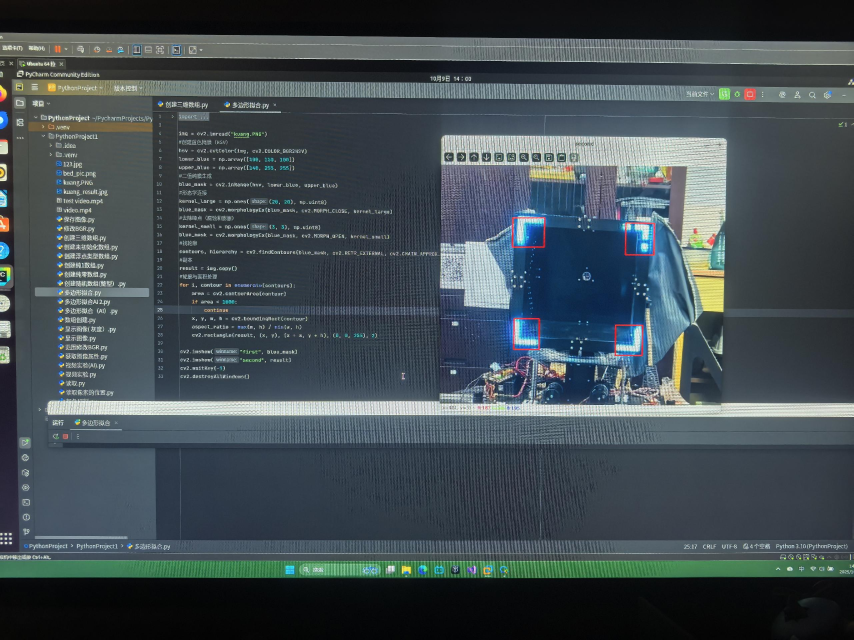
//> input picture 50c172965ec9571326fe20b2c4d957ef_compress.jpg, 2560 x 1920 px, given in place of the camera (shown at 1/3 size)
$ ./identification   (built with g++ and OpenCV 4)
//> lines starting //> are read from the running program, lines starting //| are printed output that depends on the picture; after the words box and inside, x2 and y2 are one past the last pixel; in counts of white or black regions, pixels touching at a corner belong together
#include<opencv2/opencv.hpp>
#include <vector>
#include<iostream>
#include<opencv2/calib3d.hpp>
#include<algorithm>

using namespace cv;
using namespace std;

int main()
{

    cv::VideoCapture capture(0);
    if (!capture.isOpened()) {
        cerr << "Error: Could not open camera" << endl;
        return -1;
    }


    capture.set(cv::CAP_PROP_FRAME_WIDTH, 1280);
    capture.set(cv::CAP_PROP_FRAME_HEIGHT, 720);


    cv::Mat camera_matrix = (cv::Mat_<float>(3, 3) <<
        1000, 0, 640,    // fx=1000, 光心cx=640
        0, 1000, 360,    // fy=1000, 光心cy=360
        0, 0, 1);

    cv::Mat dist_coeffs = cv::Mat::zeros(4, 1, CV_32F);

    float a4_width = 0.210f;
    float a4_height = 0.297f;

    vector<Point3f> object_points = {
        Point3f(-a4_width / 2, -a4_height / 2, 0),  // 左下角
        Point3f(a4_width / 2, -a4_height / 2, 0),   // 右下角
        Point3f(a4_width / 2, a4_height / 2, 0),    // 右上角
        Point3f(-a4_width / 2, a4_height / 2, 0)    // 左上角
    };

    int canny_low = 50;
    int canny_high = 150;
    int blur_size = 5;

    namedWindow("AR Visualization", WINDOW_AUTOSIZE);

    Mat frame, gray, blurred, edges;
    vector<vector<Point>> contours;
    vector<Vec4i> hierarchy;

    Mat kernel = getStructuringElement(MORPH_RECT, Size(3, 3));

    while (true) {
        // 读取帧
        capture >> frame;
//> frame is the input picture: 1920 rows x 2560 cols, CV_8UC3; mean B, G, R 82.2, 76.7, 65.7
        if (frame.empty()) {
            cerr << "Error: Failed to capture image" << endl;
            break;
        }


        cvtColor(frame, gray, COLOR_BGR2GRAY);
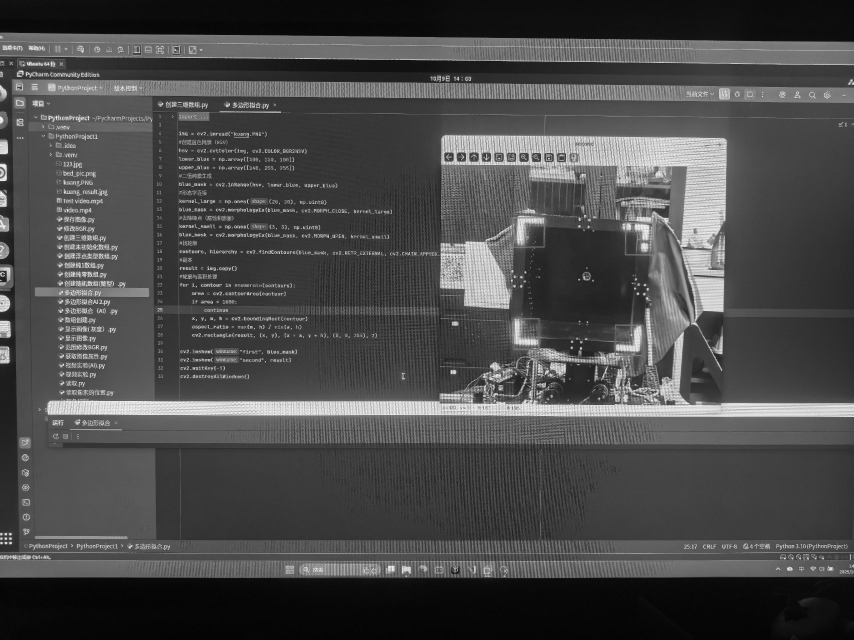
//> gray: 1920 rows x 2560 cols, CV_8UC1 (shown at 1/3 size); min 0, max 255, mean 74
        GaussianBlur(gray, blurred, Size(blur_size, blur_size), 0);
        Canny(blurred, edges, canny_low, canny_high);
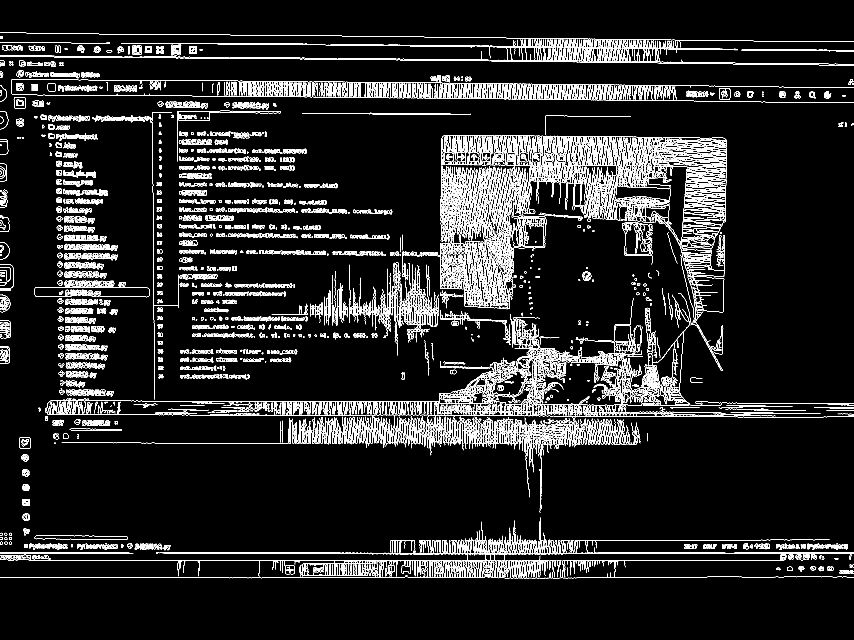
//> edges: 1920 rows x 2560 cols, CV_8UC1 (shown at 1/3 size); 6.3% white in thin lines or dots, all inside (x1, y1, x2, y2) = (0, 97, 2560, 1735)
        morphologyEx(edges, edges, MORPH_CLOSE, kernel);
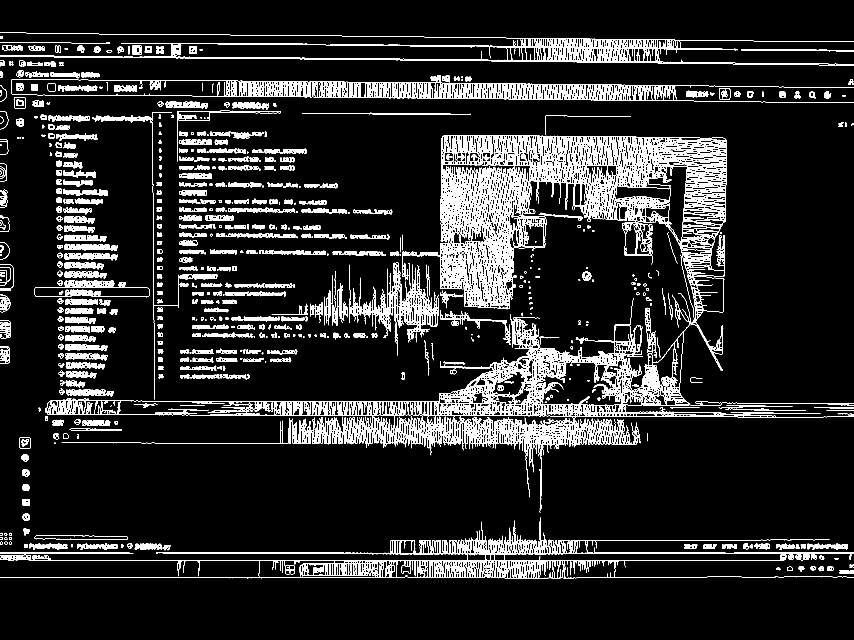
//> edges: 1920 rows x 2560 cols, CV_8UC1 (shown at 1/3 size); 10.8% white; 620 white regions (70 under 20 px)
        findContours(edges, contours, hierarchy, RETR_EXTERNAL, CHAIN_APPROX_SIMPLE);
//> contours = 577 contours, 119 with area under 20; largest, box (x1, y1, x2, y2) and area: (1234, 405, 2181, 1113) 298982, (136, 894, 2560, 1539) 247474, (35, 237, 2560, 309) 90598, (0, 1552, 2560, 1735) 73583, (0, 97, 2560, 196) 39780

        Mat img = frame.clone();
        vector<vector<Point>> rectangle_contours;

        // 轮廓
        for (size_t i = 0; i < contours.size(); i++) {
            double area = contourArea(contours[i]);
            if (area < 1000) {
                continue;
            }

            vector<Point> approx;
            double epsilon = 0.02 * arcLength(contours[i], true);
            approxPolyDP(contours[i], approx, epsilon, true);

            if (approx.size() == 4 && isContourConvex(approx)) {
                rectangle_contours.push_back(approx);
            }
        }
//> this loop made 577 passes
//> (area, epsilon, approx) on passes 38, 43, 216, 308, 332: (2588, 11.54, 2 Points (x, y): [104, 1611], [382, 1617]), (73583, 369.4, 2 Points (x, y): [2559, 1657], [0, 1733]), (247474.5, 422.8, 2 Points (x, y): [2559, 1210], [136, 1236]), (1432, 10.52, 3 Points (x, y): [786, 759], [977, 763], [895, 750]), (1612, 11.24, 2 Points (x, y): [677, 707], [892, 712])
//> (area, epsilon) on passes 25, 28, 29, 30, 50, 57: (1202, 7.21), (1049.5, 5.09), (1230.5, 6.78), (1125.5, 6.46), (1131, 2.59), (1105, 5.24)
//> after the loop, rectangle_contours = 5 contours; box (x1, y1, x2, y2) and area: (193, 760, 354, 781) 2280, (192, 738, 354, 753) 1821, (195, 899, 294, 914) 1274, (539, 823, 652, 837) 1223, (42, 293, 77, 326) 994


        if (!rectangle_contours.empty()) {
            auto largest_rect = *max_element(rectangle_contours.begin(),
                rectangle_contours.end(),
                [](const vector<Point>& a, const vector<Point>& b) {
                    return contourArea(a) < contourArea(b);
                });
//> largest_rect = 4 Points (x, y): [193, 773], [347, 780], [353, 764], [196, 760]

            drawContours(img, vector<vector<Point>>{largest_rect}, -1, Scalar(0, 255, 0), 3);

            vector<Point> sorted_points = largest_rect;
//> sorted_points has the same summary as largest_rect
            sort(sorted_points.begin(), sorted_points.end(),
                [](const Point& a, const Point& b) {
                    return a.y < b.y;
                });
//> sorted_points = 4 Points (x, y): [196, 760], [353, 764], [193, 773], [347, 780]

            vector<Point> bottom_points(sorted_points.begin() + 2, sorted_points.end());
//> bottom_points = 2 Points (x, y): [193, 773], [347, 780]
            sort(bottom_points.begin(), bottom_points.end(),
                [](const Point& a, const Point& b) {
                    return a.x < b.x;
                });

            vector<Point> top_points(sorted_points.begin(), sorted_points.begin() + 2);
//> top_points = 2 Points (x, y): [196, 760], [353, 764]
            sort(top_points.begin(), top_points.end(),
                [](const Point& a, const Point& b) {
                    return a.x < b.x;
                });

            vector<Point2f> image_points = {
                bottom_points[0],  // 左下
                bottom_points[1],  // 右下
                top_points[1],     // 右上
                top_points[0]      // 左上
            };
//> image_points has the same summary as largest_rect

            //姿态估计
            try {
                Mat rvec, tvec;
                bool success = solvePnP(object_points, image_points, camera_matrix, dist_coeffs, rvec, tvec);
//> rvec = [-2.01, -0.353, -0.207]; tvec = [-0.531, 0.594, 1.45]; success = true

                if (success) {
                    float axis_length_x = a4_width / 3;
                    float axis_length_y = a4_height / 3;
                    float axis_length_z = 0.05f;

                    vector<Point3f> axis_points = {
                        Point3f(0, 0, 0),
                        Point3f(axis_length_x, 0, 0),
                        Point3f(0, axis_length_y, 0),
                        Point3f(0, 0, axis_length_z)
                    };

                    vector<Point2f> projected_points;
                    projectPoints(axis_points, rvec, tvec, camera_matrix, dist_coeffs, projected_points);
//> projected_points = 4 Points (x, y): [273.7, 770], [323.7, 771.6], [275.6, 764.8], [267.7, 807.7]

                    Point origin = projected_points[0];
//> origin = Point(274, 770)
                    Point x_axis = projected_points[1];
//> x_axis = Point(324, 772)
                    Point y_axis = projected_points[2];
//> y_axis = Point(276, 765)
                    Point z_axis = projected_points[3];
//> z_axis = Point(268, 808)

                    // 绘制坐标轴
                    arrowedLine(img, origin, x_axis, Scalar(0, 0, 255), 3);
                    arrowedLine(img, origin, y_axis, Scalar(0, 255, 0), 3);
                    arrowedLine(img, origin, z_axis, Scalar(255, 0, 0), 3);

                    putText(img, "X", x_axis, FONT_HERSHEY_SIMPLEX, 0.7, Scalar(0, 0, 255), 2);
                    putText(img, "Y", y_axis, FONT_HERSHEY_SIMPLEX, 0.7, Scalar(0, 255, 0), 2);
                    putText(img, "Z", z_axis, FONT_HERSHEY_SIMPLEX, 0.7, Scalar(255, 0, 0), 2);

                    circle(img, origin, 8, Scalar(0, 255, 255), -1);
                }
            } catch (const exception& e) {
                cerr << "Error in PnP: " << e.what() << endl;
            }
        }


        imshow("result", img);


        char key = waitKey(1);
//> the 'q' key is pressed
        if (key == 'q' || key == 27) {
            break;
        }
    }


    capture.release();
    destroyAllWindows();
    return 0;
}

$ run again, on d0fca27174665de2750f98197c5de678_compress.jpg
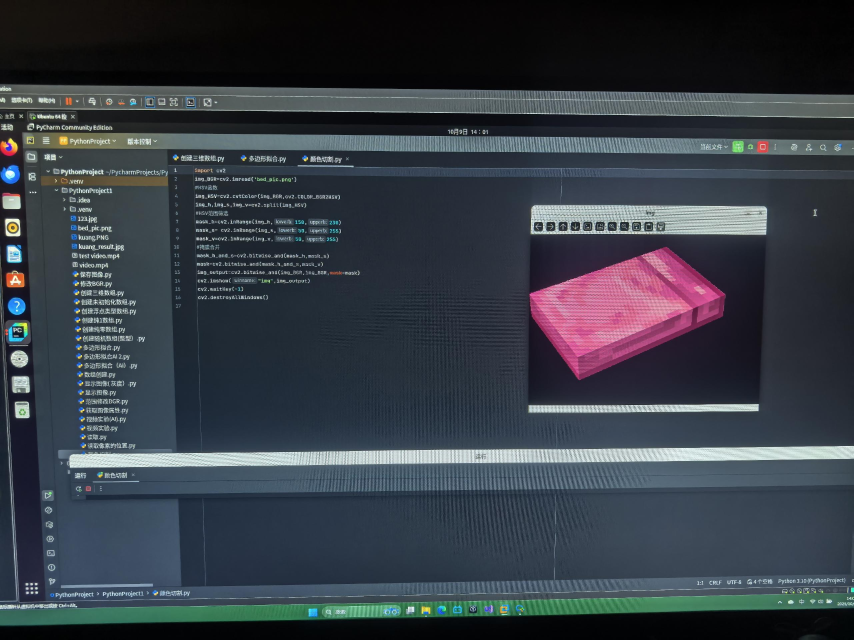
//> input picture d0fca27174665de2750f98197c5de678_compress.jpg, 2560 x 1920 px, given in place of the camera (shown at 1/3 size)
//> frame is the input picture: 1920 rows x 2560 cols, CV_8UC3; mean B, G, R 69.8, 61.4, 54.9
//> `Canny(blurred, edges, canny_low, canny_high);`:
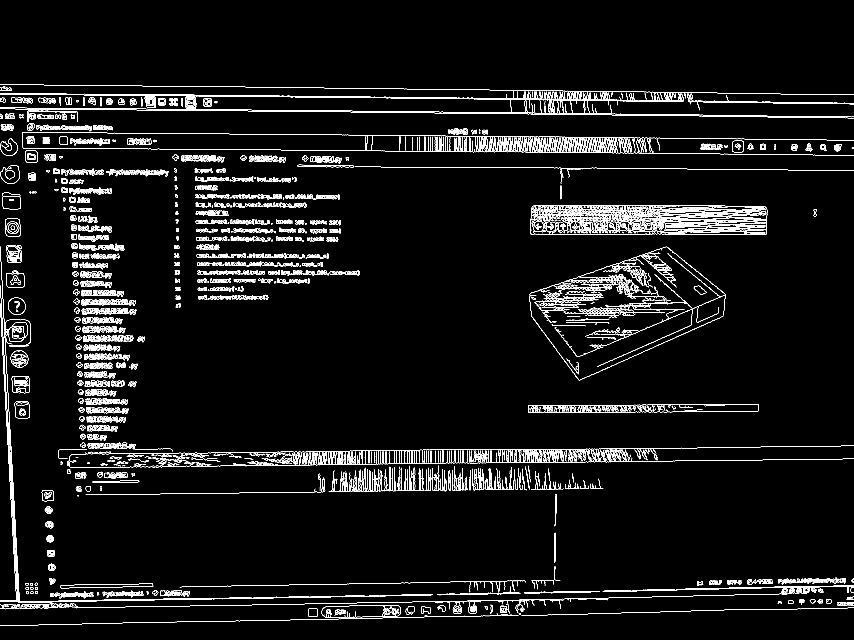
//> edges: 1920 rows x 2560 cols, CV_8UC1 (shown at 1/3 size); 3.7% white in thin lines or dots, all inside (x1, y1, x2, y2) = (0, 252, 2560, 1877)
//> `morphologyEx(edges, edges, MORPH_CLOSE, kernel);`:
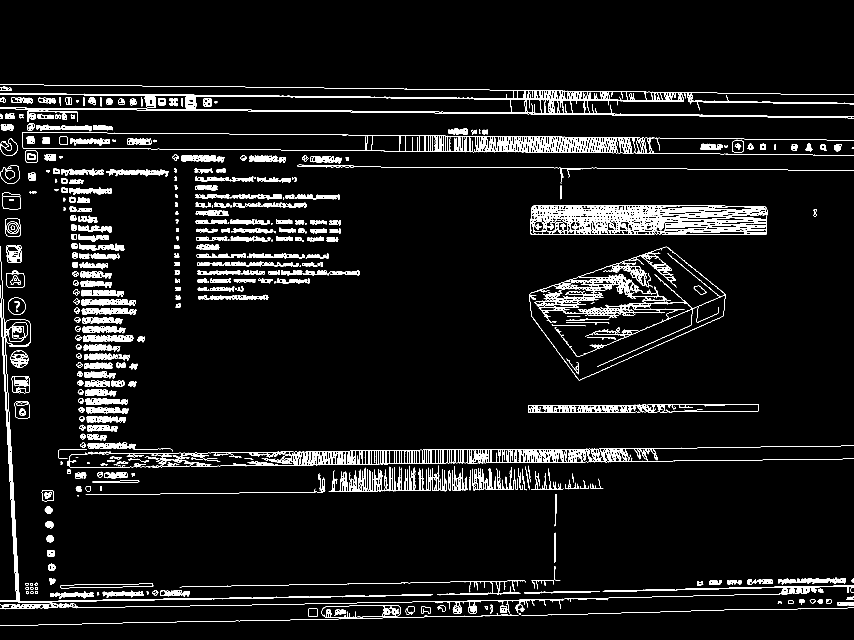
//> edges: 1920 rows x 2560 cols, CV_8UC1 (shown at 1/3 size); 6% white; 423 white regions (34 under 20 px)
//> contours = 356 contours, 36 with area under 20; largest, box (x1, y1, x2, y2) and area: (1588, 740, 2178, 1141) 136258, (66, 397, 2560, 466) 88226, (0, 252, 2560, 355) 77248, (201, 1337, 2560, 1403) 69852, (1592, 615, 2302, 705) 60724
//> the loop `for (size_t i = 0; i < contours.size(); i++)` made 356 passes
//> (area, epsilon, approx) on passes 9, 35, 36, 42, 87, 90, 101: (7852.5, 71.8, 2 Points (x, y): [1503, 1846], [0, 1876]), (6432, 142.7, 2 Points (x, y): [2559, 1756], [176, 1819]), (2363.5, 11.48, 2 Points (x, y): [459, 1756], [182, 1763]), (1256, 62.56, 2 Points (x, y): [1575, 1743], [539, 1761]), (6494, 95.9, 2 Points (x, y): [1315, 1397], [986, 1475]), (69851.5, 127.3, 2 Points (x, y): [2559, 1337], [201, 1393]), (14922.5, 29.02, 2 Points (x, y): [2276, 1214], [1585, 1237])
//> after the loop `for (size_t i = 0; i < contours.size(); i++)`: rectangle_contours = 9 contours; largest, box (x1, y1, x2, y2) and area: (1592, 618, 2299, 704) 55822, (244, 902, 408, 918) 1998, (20, 736, 63, 787) 1988, (17, 657, 59, 709) 1963, (0, 1813, 173, 1827) 1853
//> largest_rect = 4 Points (x, y): [1593, 628], [1592, 702], [2298, 703], [2291, 618]
//> `vector<Point> sorted_points = largest_rect;`: sorted_points has the same summary as largest_rect
//> `sort(sorted_points.begin(), sorted_points.end(), [](const Point& a, co..`: sorted_points = 4 Points (x, y): [2291, 618], [1593, 628], [1592, 702], [2298, 703]
//> bottom_points = 2 Points (x, y): [1592, 702], [2298, 703]
//> `vector<Point> top_points(sorted_points.begin(), sorted_points.begin() ..`: top_points = 2 Points (x, y): [2291, 618], [1593, 628]
//> `sort(top_points.begin(), top_points.end(), [](const Point& a, const Po..`: top_points = 2 Points (x, y): [1593, 628], [2291, 618]
//> image_points = 4 Points (x, y): [1592, 702], [2298, 703], [2291, 618], [1593, 628]
//> rvec = [3.58, -1.59, -1.39]; tvec = [0.646, 0.159, 0.514]; success = true
//> projected_points = 4 Points (x, y): [1896.2, 669], [2134.3, 671.5], [1872.2, 639.2], [1929.9, 773.5]
//> origin = Point(1896, 669)
//> x_axis = Point(2134, 672)
//> y_axis = Point(1872, 639)
//> z_axis = Point(1930, 774)
